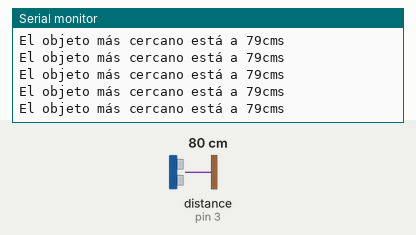
Recording of a sketch running on a simulated Arduino Uno, built with avr-gcc and run on an emulated ATmega328P. Parts: the last lines printed to the serial monitor. Wiring (inferred from the names in the program): ultrasonic range finder: trigger pin 2; echo pin 3. The inputs (shaded band) are chosen by the test bench; at power-on: distance to the obstacle (sensor on pin 3) 80 cm. The echo pulse lasts 58.3 µs per cm.

Above: at 1.2 s.
1.3 s: distance to the obstacle (sensor on pin 3) set to 18 cm
At 1.5 s:
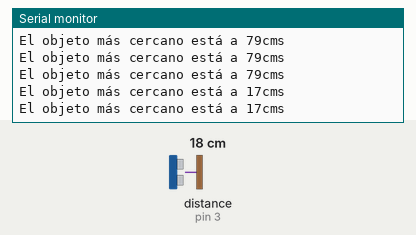
4.3 s: distance to the obstacle (sensor on pin 3) set to 35 cm
At 4.38 s:
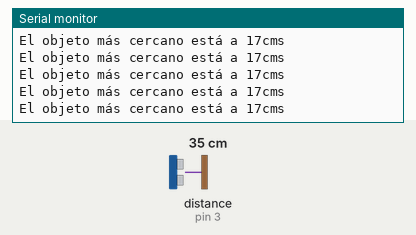
7.3 s: distance to the obstacle (sensor on pin 3) set to 9 cm
At 7.3 s:
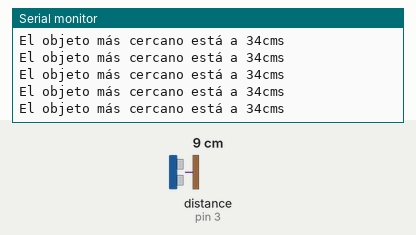
10.3 s: distance to the obstacle (sensor on pin 3) set to 35 cm
At 10.38 s:
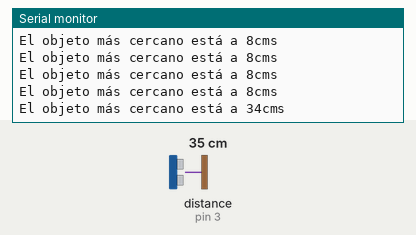
13.3 s: distance to the obstacle (sensor on pin 3) set to 299 cm
At 13.52 s:
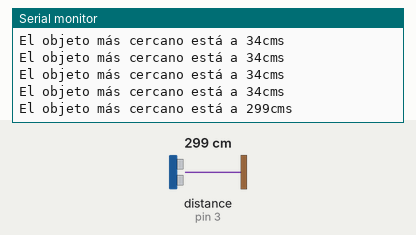
Timing chart, 0 to 16.3 s (numbered marks = the images above; inputs shaded):
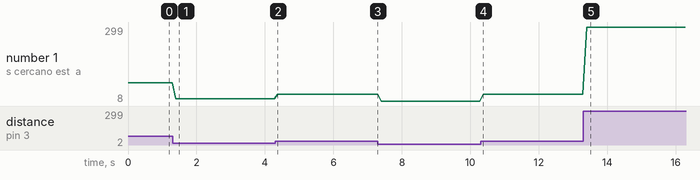

Measured:
- after the input at 1.3 s, the serial monitor: prints a new line after 0.09 s (image 1)
- after the input at 10.3 s, the serial monitor: prints a new line after 0.07 s (image 4)
- after the input at 13.3 s, the serial monitor: prints a new line after 0.11 s (image 5)
- plotted number 1: 79 → 17 after the input at 1.3 s, 17 → 34 after the input at 4.3 s, 34 → 8 after the input at 7.3 s, 8 → 34 after the input at 10.3 s, 34 → 299 after the input at 13.3 s

The sketch:

HRSR04_-_ultrasonic_distance_sensor.ino
```cpp
int trigger = 2;
int echo = 3;
int duration;
int distance;
String message;
String concatenation;

void setup() {
  Serial.begin(9600);
  pinMode(trigger, OUTPUT);
  pinMode(echo, INPUT);
}

void loop() {

  digitalWrite(trigger, HIGH);
  delay(1);
  digitalWrite(trigger, LOW);

  duration = pulseIn(echo, HIGH);
  distance = duration / 58.2;

  message = "El objeto más cercano está a ";
  concatenation = message + distance + "cms";
  Serial.println(concatenation);
  delay(100);
}
```
